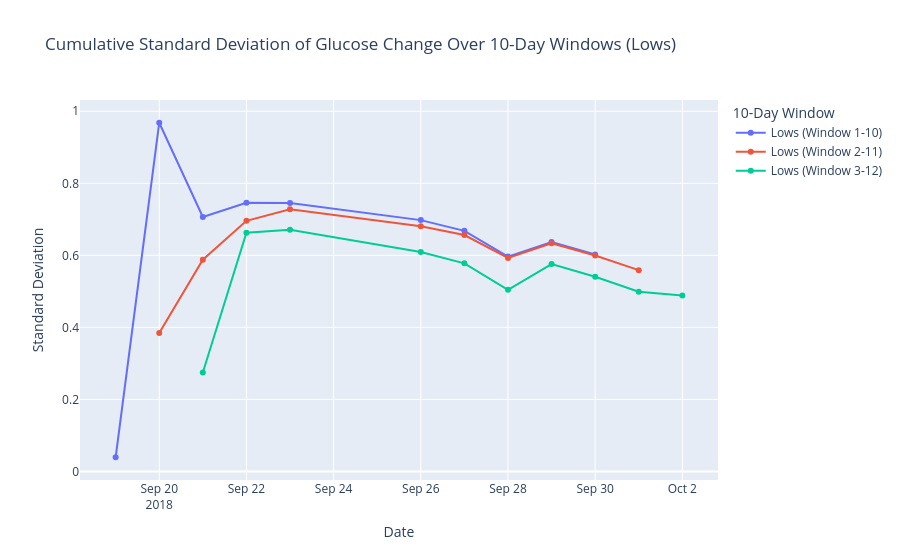

The notebook cell this image was saved under:
### Code cell
def plot_std_by_inner_window(filtered_data, label):
    filtered_data['Date'] = pd.to_datetime(filtered_data['Timestamp']).dt.date
    unique_days = sorted(filtered_data['Date'].unique())
    
    fig = go.Figure()

    for start_day in range(len(unique_days) - 9):
        dates = []
        std = []
        current_window = unique_days[start_day:start_day + 10]
        cumulative_filtered_data = filtered_data[filtered_data['Date'] >= unique_days[start_day]]
        
        for current_date in current_window:
            cumulative_data = cumulative_filtered_data[cumulative_filtered_data['Date'] <= current_date]['GlucoseChange']
            std.append(cumulative_data.std() if len(cumulative_data) > 1 else 0)
            dates.append(current_date)
        
        fig.add_trace(go.Scatter(
            x=dates,
            y=std,
            mode='lines+markers',
            name=f"{label} (Window {start_day+1}-{start_day+10})"
        ))

    fig.update_layout(
        title=f'Cumulative Standard Deviation of Glucose Change Over 10-Day Windows ({label})',
        xaxis_title='Date',
        yaxis_title='Standard Deviation',
        legend_title='10-Day Window',
        hovermode='x unified'
    )

    fig.show()

plot_std_by_inner_window(actgluco_low, label='Lows')

### Figure 1 — Plotly figure (JSON) as saved in the notebook; plotly's stock layout.template omitted (floating-point values rounded to 4 significant figures)
{"data": [{"mode": "lines+markers", "name": "Lows (Window 1-10)", "type": "scatter", "x": ["2018-09-19", "2018-09-20", "2018-09-21", "2018-09-22", "2018-09-23", "2018-09-26", "2018-09-27", "2018-09-28", "2018-09-29", "2018-09-30"], "y": [0.03924, 0.9681, 0.7064, 0.746, 0.7454, 0.6978, 0.668, 0.5964, 0.637, 0.6025]}, {"mode": "lines+markers", "name": "Lows (Window 2-11)", "type": "scatter", "x": ["2018-09-20", "2018-09-21", "2018-09-22", "2018-09-23", "2018-09-26", "2018-09-27", "2018-09-28", "2018-09-29", "2018-09-30", "2018-10-01"], "y": [0.3846, 0.5879, 0.6959, 0.7279, 0.6807, 0.6564, 0.5926, 0.6336, 0.5996, 0.5588]}, {"mode": "lines+markers", "name": "Lows (Window 3-12)", "type": "scatter", "x": ["2018-09-21", "2018-09-22", "2018-09-23", "2018-09-26", "2018-09-27", "2018-09-28", "2018-09-29", "2018-09-30", "2018-10-01", "2018-10-02"], "y": [0.2746, 0.6627, 0.6711, 0.6095, 0.5777, 0.5043, 0.5758, 0.5406, 0.4987, 0.4888]}], "layout": {"hovermode": "x unified", "legend": {"title": {"text": "10-Day Window"}}, "title": {"text": "Cumulative Standard Deviation of Glucose Change Over 10-Day Windows (Lows)"}, "xaxis": {"title": {"text": "Date"}}, "yaxis": {"title": {"text": "Standard Deviation"}}}}
